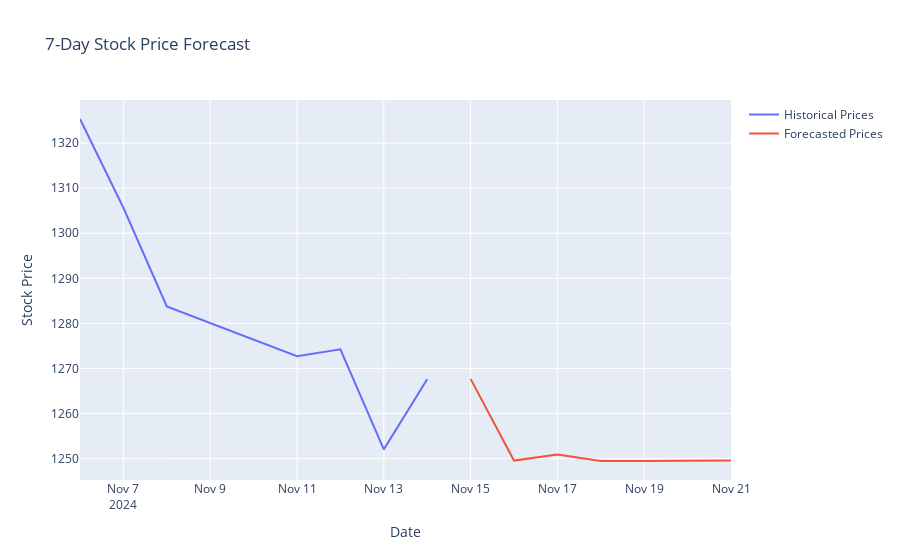

The code cell stored with this chart in its notebook:
### Code cell
import plotly.graph_objects as go
# Historical Data
historical_data = pd.DataFrame({
    'Date': dates,  # Use fixed datetime dates
    'Price': df['Close']  # Historical prices
})
historical_data = historical_data.iloc[-7:]
# Forecast Data
forecast_data = pd.DataFrame({
    'Date': forecast_dates_7,  # Generated future dates
    'Price': forecasted_prices_original_7  # Forecasted prices
})

# Combine data and plot
visualization_df = pd.concat([historical_data, forecast_data])

# Plot code remains the same
fig = go.Figure()
fig.add_trace(go.Scatter(x=historical_data['Date'], y=historical_data['Price'], mode='lines', name='Historical Prices'))
fig.add_trace(go.Scatter(x=forecast_data['Date'], y=forecast_data['Price'], mode='lines', name='Forecasted Prices'))
fig.update_layout(title='7-Day Stock Price Forecast', xaxis_title='Date', yaxis_title='Stock Price')
fig.show()

### Figure 1 — Plotly figure (JSON) as saved in the notebook; plotly's stock layout.template omitted (floating-point values rounded to 4 significant figures)
{"data": [{"mode": "lines", "name": "Historical Prices", "type": "scatter", "x": ["2024-11-06T00:00:00+00:00", "2024-11-07T00:00:00+00:00", "2024-11-08T00:00:00+00:00", "2024-11-11T00:00:00+00:00", "2024-11-12T00:00:00+00:00", "2024-11-13T00:00:00+00:00", "2024-11-14T00:00:00+00:00"], "y": [1325.0, 1306.0, 1284.0, 1273.0, 1274.0, 1252.0, 1268.0]}, {"mode": "lines", "name": "Forecasted Prices", "type": "scatter", "x": ["2024-11-15T00:00:00+00:00", "2024-11-16T00:00:00+00:00", "2024-11-17T00:00:00+00:00", "2024-11-18T00:00:00+00:00", "2024-11-19T00:00:00+00:00", "2024-11-20T00:00:00+00:00", "2024-11-21T00:00:00+00:00"], "y": [1268.0, 1250.0, 1251.0, 1249.0, 1249.0, 1250.0, 1250.0]}], "layout": {"title": {"text": "7-Day Stock Price Forecast"}, "xaxis": {"title": {"text": "Date"}}, "yaxis": {"title": {"text": "Stock Price"}}}}
